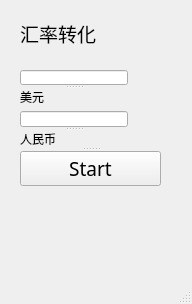
<?xml version="1.0" encoding="UTF-8"?>
<ui version="4.0">
 <class>MainWindow</class>
 <widget class="QMainWindow" name="MainWindow">
  <property name="geometry">
   <rect>
    <x>0</x>
    <y>0</y>
    <width>192</width>
    <height>304</height>
   </rect>
  </property>
  <property name="windowTitle">
   <string>Hello World</string>
  </property>
  <widget class="QWidget" name="centralwidget">
   <widget class="QLabel" name="label">
    <property name="geometry">
     <rect>
      <x>20</x>
      <y>20</y>
      <width>91</width>
      <height>26</height>
     </rect>
    </property>
    <property name="font">
     <font>
      <family>Adobe Devanagari</family>
      <pointsize>14</pointsize>
     </font>
    </property>
    <property name="text">
     <string>汇率转化</string>
    </property>
   </widget>
   <widget class="QSplitter" name="splitter_3">
    <property name="geometry">
     <rect>
      <x>20</x>
      <y>70</y>
      <width>141</width>
      <height>116</height>
     </rect>
    </property>
    <property name="orientation">
     <enum>Qt::Vertical</enum>
    </property>
    <widget class="QWidget" name="">
     <layout class="QFormLayout" name="formLayout">
      <item row="0" column="0">
       <widget class="QSplitter" name="splitter">
        <property name="orientation">
         <enum>Qt::Vertical</enum>
        </property>
        <widget class="QLineEdit" name="usd_in"/>
        <widget class="QLabel" name="label_2">
         <property name="text">
          <string>美元</string>
         </property>
        </widget>
       </widget>
      </item>
      <item row="1" column="0">
       <widget class="QSplitter" name="splitter_2">
        <property name="orientation">
         <enum>Qt::Vertical</enum>
        </property>
        <widget class="QLineEdit" name="cny_in"/>
        <widget class="QLabel" name="label_3">
         <property name="text">
          <string>人民币</string>
         </property>
        </widget>
       </widget>
      </item>
     </layout>
    </widget>
    <widget class="QPushButton" name="sbtn">
     <property name="font">
      <font>
       <family>Adobe Devanagari</family>
       <pointsize>14</pointsize>
      </font>
     </property>
     <property name="text">
      <string>Start</string>
     </property>
    </widget>
   </widget>
  </widget>
  <widget class="QMenuBar" name="menubar">
   <property name="geometry">
    <rect>
     <x>0</x>
     <y>0</y>
     <width>192</width>
     <height>26</height>
    </rect>
   </property>
  </widget>
  <widget class="QStatusBar" name="statusbar"/>
 </widget>
 <resources/>
 <connections/>
</ui>
